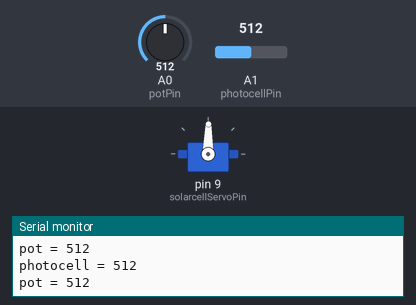
A sketch run on a simulated Arduino Uno, built with avr-gcc and run on an emulated ATmega328P. Shown: servo, the last lines printed to the serial monitor. The inputs (shaded band) are chosen by the test bench; at power-on: A0 (potPin) = 512, A1 (photocellPin) = 512.

Above: at 1.2 s.
1.3 s: A0 (potPin) set to 716
At 2.1 s:
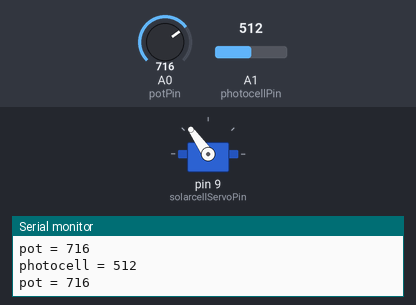
3.0 s: A0 (potPin) set to 810
At 3.4 s:
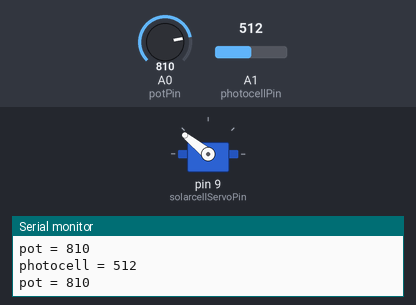
4.5 s: A0 (potPin) set to 1023
At 5.7 s:
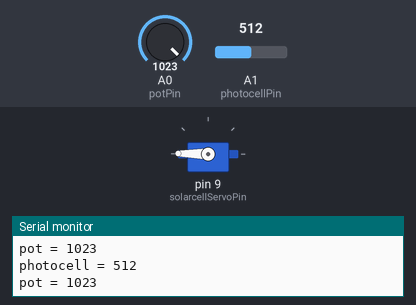
6.0 s: A0 (potPin) set to 306
At 7.2 s:
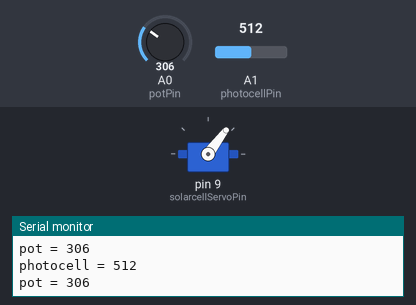
7.5 s: A0 (potPin) set to 122
At 8.6 s:
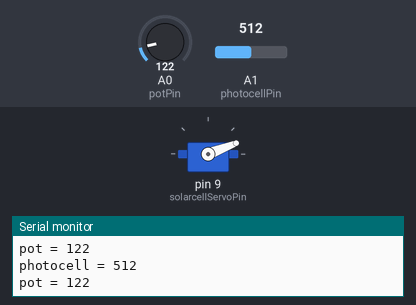
9.0 s: A0 (potPin) set to 511
At 9.9 s:
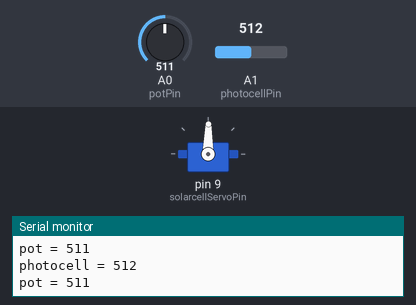
Timing chart, 0 to 11.5 s (numbered marks = the images above; inputs shaded):
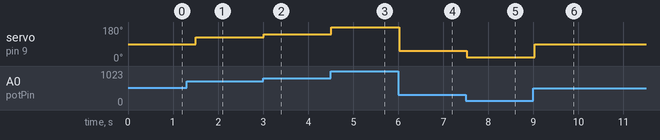

The sketch:

SolarPanel_v20171009_02.ino
```cpp
/*
 * Title
 *
 * Description Line 1
 * ...
 * Description Line n
 *
 * The circuit:
 * - Servo Brown pin to ground
 * - Servo Red pin to 5v
 * - Servo Orange pin to digital pin 9
 * - Potentiometer connected to 5v, gnd as a voltage divider
 * - Potentiometer wiper connected to Analog pin 0
 *
 * by janzeteachesit, October 09, 2017>
 *
 * This code is in the public domain.
 *
 *
 */

/* Photocell global variables   */
// these constants won't change. They are the
// lowest and highest readings you get from your sensor:
//
// photocell sensor minimum and maximum, discovered through experiment
const int photocellSensorMin = 0;
const int photocellSensorMax = 800;

// the photocell voltage divider pin
int photocellPin = A1;

/* Servo global variables   */
#include <Servo.h>

// the Orange pin for scan servo is connected to digital pin 9
int scanServoPin = 10;
// the Orange pin for solar cell servo is connected to digital pin 9
int solarcellServoPin = 9;
int servoPin = solarcellServoPin;  // transition code; [TK]
// analog pin used to connect the potentiometer
int potPin = A0;
int inputPin = potPin;  // transition code; [TK]

// create servo object to control our servo
// a maximum of eight servo objects can be created
Servo myServo; // transition code; [TK]
Servo myScanServo;
Servo mySolarcellServo;


void setup()
{

  // set up serial at 9600 baud
  Serial.begin(9600);


  /* Photocell setup   */

  /* Servos setup*/
  // attaches the servo on pin 9 to the servo object
  myServo.attach(servoPin);
  //myScanServo.attach(scanServoPin);
  //mySolarcellServo.attach(solarcellServoPin);


}

void loop()
{
  /* Photocell loop   */

  int analogValuePhotocell;
  //int range;

  // read our photocell
  analogValuePhotocell = analogRead(photocellPin);

  /* Servo loop*/

  int analogValuePot;
  int position;
  int positionScanServo;
  int loopCount;


  // reads the value of the potentiometer (value between 0 and 1023)
  analogValuePot = analogRead(potPin);

  // scale it to use it with the servo (value between 0 and 180)
  positionScanServo = map(analogValuePot, 0, 1023, 0, 179);
  position = positionScanServo;// transition code; [TK]

  // sets the servo position according to the scaled value
  myServo.write(position);// transition code; [TK]
  //myPhotoCellServo.write(positionScanServo);

  //myScanServo.write(position)

  /* Diagnostics vi Serial.print*/

  Serial.print("photocell = ");
  Serial.println(analogValuePhotocell);
  Serial.print("pot = ");
  Serial.println(analogValuePot);


  // waits for the servo to get there
  delay(250);

}
```

Measured:
- after the input at 1.3 s, servo on pin 9 (solarcellServoPin): 89° → 125° after 0.21 s
- after the input at 3.0 s, servo on pin 9 (solarcellServoPin): 125° → 141° at once
- after the input at 4.5 s, servo on pin 9 (solarcellServoPin): 141° → 179° at once
- after the input at 6.0 s, servo on pin 9 (solarcellServoPin): 179° → 53° at once
- after the input at 7.5 s, servo on pin 9 (solarcellServoPin): 53° → 21° at once
- after the input at 9.0 s, servo on pin 9 (solarcellServoPin): 21° → 89° at once
